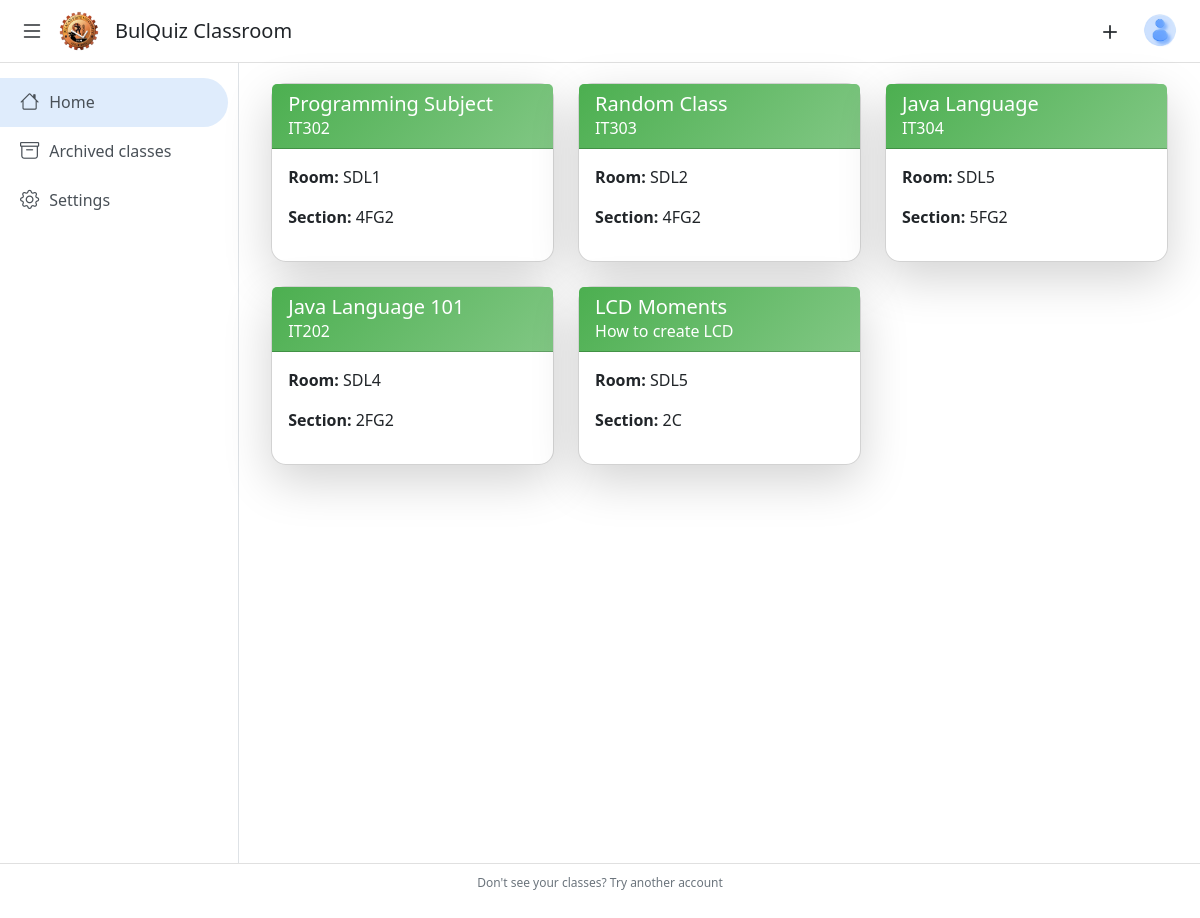
The app's page /landing/ (signed in) with its own data.
### Quiz_App/models.py (models this page shows, shortened)
class Classroom(models.Model):
    teacher = models.ForeignKey(User, on_delete=models.CASCADE)  # Teacher who created the class
    class_name = models.CharField(max_length=100)
    section = models.CharField(max_length=100, blank=True, null=True)
    subject = models.CharField(max_length=100, blank=True, null=True)
    room = models.CharField(max_length=100, blank=True, null=True)
    created_at = models.DateTimeField(auto_now_add=True)
    class_code = models.CharField(max_length=7, null=False, blank=True)  # Class code for joining
    students = models.ManyToManyField(User, related_name='classrooms', blank=True)  # Add this line

### Quiz_App/views.py (the view)
# urls.py: path('landing/', landing_page, name='landing'),
@login_required
def landing_page(request):
    classrooms = []
    if request.user.is_authenticated:
        if request.user.profile.role == 'teacher':
            classrooms = Classroom.objects.filter(teacher=request.user)
        elif request.user.profile.role == 'student':
            classrooms = request.user.classrooms.all()  # Many-to-Many relationship
    join_form = JoinClassForm()
    create_form = CreateClassForm()
    profile_form = ProfileForm(instance=request.user)
    password_form = PasswordChangeForm()
    return render(request, 'Quiz_App/landing_page.html', {
        'classrooms': classrooms,
        'join_form': join_form,
        'create_form': create_form,
        'profile_form': profile_form,
        'password_form': password_form,
    })

### Quiz_App/templates/Quiz_App/landing_page.html (shortened to what this page needs)
<!DOCTYPE html>
<html lang="en">
<head>
    <link href="https://cdn.jsdelivr.net/npm/bootstrap@5.3.0-alpha1/dist/css/bootstrap.min.css" rel="stylesheet">
    <link href="https://cdnjs.cloudflare.com/ajax/libs/bootstrap-icons/1.10.5/font/bootstrap-icons.min.css" rel="stylesheet">
    <link rel="stylesheet" href="https://cdn.jsdelivr.net/npm/sweetalert2@11.6.8/dist/sweetalert2.min.css">
</head>
<body>
    <div class="header">
        <div class="d-flex align-items-center">
            <button class="btn p-0 border-0 bg-transparent" id="menu-toggle" title="Toggle Menu">
            <i class="bi bi-list fs-4" id="menu-icon"></i>
            </button>
            {% load static %}
            <img src="{% static 'BulSULogo.png' %}"  href="{% url 'landing' %}" alt="Logo" class="logo">
            <h5 class="ms-3 mb-0">BulQuiz Classroom</h5>
        </div>
        <div class="d-flex">
            <div class="dropdown">
                <button class="btn p-0 border-0 bg-transparent me-3" type="button" id="addDropdown" data-bs-toggle="dropdown" aria-expanded="false" title="Add or join a class">
                    <i class="bi bi-plus fs-3"></i>
                </button>
            </div>
            <div class="dropdown">
                <button class="btn p-0 border-0 bg-transparent" type="button" id="profileDropdown" data-bs-toggle="dropdown" aria-expanded="false">
                    {% load static %}
                    <img src="{% static 'user_avatar.png' %}" alt="Profile" class="rounded-circle" style="width: 40px; height: 40px;">
                </button>
            </div>
        </div>
    </div>
    <div class="d-flex">
        <div class="sidebar expanded" id="sidebar">
            <a href="#" class="active"><i class="bi bi-house"></i> <span>Home</span></a>
            <a href="#"><i class="bi bi-archive"></i> <span>Archived classes</span></a>
            <a href="#"><i class="bi bi-gear"></i> <span>Settings</span></a>
        </div>
    {% if not classrooms %}
            {% load static %}
    {% endif %}
    {% if classrooms %}
    <div class="container">
        <div class="content-area">
            <div id="classroom-cards" class="row g-4">
                {% for classroom in classrooms %}
                    <div class="col-md-6 col-lg-4">
                        <div class="card shadow-lg h-100" onclick="openClassroom({{ classroom.id }}, '{{ classroom.section }}', '{{ classroom.class_name }}', '{{ classroom.subject }}', '{{ classroom.class_code }}')">
                            <div class="card-header text-white" style="background: linear-gradient(135deg, #4caf50, #81c784);">
                                <h5 class="card-title mb-0">{{ classroom.class_name }}</h5>
                                <p class="mb-0">{{ classroom.subject }}</p>
                            </div>
                            <div class="card-body">
                                {% if user.profile.role == 'student' %}
                                    <p><strong>Instructor:</strong> {{ classroom.teacher.first_name }} {{ classroom.teacher.last_name }}</p>
                                {% elif user.profile.role == 'teacher' %}
                                    <p><strong>Room:</strong> {{ classroom.room }}</p>
                                {% endif %}
                                <p><strong>Section:</strong> {{ classroom.section }}</p>
                            </div>
                        </div>
                    </div>
                {% endfor %}
            </div>
        </div>
        </div>
    </div>
    {% endif %}
                                    {% load static %}
    <div class="footer">
        <p>Don't see your classes? Try another account</p>
    </div>
</body>
</html>

### Quiz_App/templates/Quiz_App/landing_page.html (style rules this page uses)
body { background-color: #fff; }
.sidebar { min-height: 100vh; background-color: #fff; border-right: 1px solid #dee2e6; padding: 15px 0; transition: width 0.3s; overflow: hidden; }
.sidebar.expanded { width: 300px; }
.sidebar a { color: #495057; text-decoration: none; display: flex; align-items: center; padding: 10px 20px; font-weight: 500; }
.sidebar a:hover, .sidebar a.active { background-color: rgb(223, 236, 252); border-radius: 5px; border-radius: 0 25px 25px 0; margin-right: 10px; }
.sidebar a i { font-size: 1.2rem; margin-right: 10px; }
.header { background-color: #ffffff; border-bottom: 1px solid #e0e0e0; padding: 10px 20px; display: flex; justify-content: space-between; align-items: center; }
.header img { height: 40px; }
.footer { font-size: 12px; color: #6c757d; text-align: center; padding: 10px; background-color: #ffffff; border-top: 1px solid #e0e0e0; }
.logo { margin-left: 15px; }
.content-area { flex-grow: 1; padding: 20px; }
.card { border-radius: 15px; cursor: pointer; transition: transform 0.3s ease; }

### records on screen
Classroom: class_name "Programming Subject", subject "IT302", room "SDL1", section "4FG2"
Classroom: class_name "Random Class", subject "IT303", room "SDL2", section "4FG2"
Classroom: class_name "Java Language", subject "IT304", room "SDL5", section "5FG2"
Classroom: class_name "Java Language 101", subject "IT202", room "SDL4", section "2FG2"
Classroom: class_name "LCD Moments", subject "How to create LCD", room "SDL5", section "2C"
